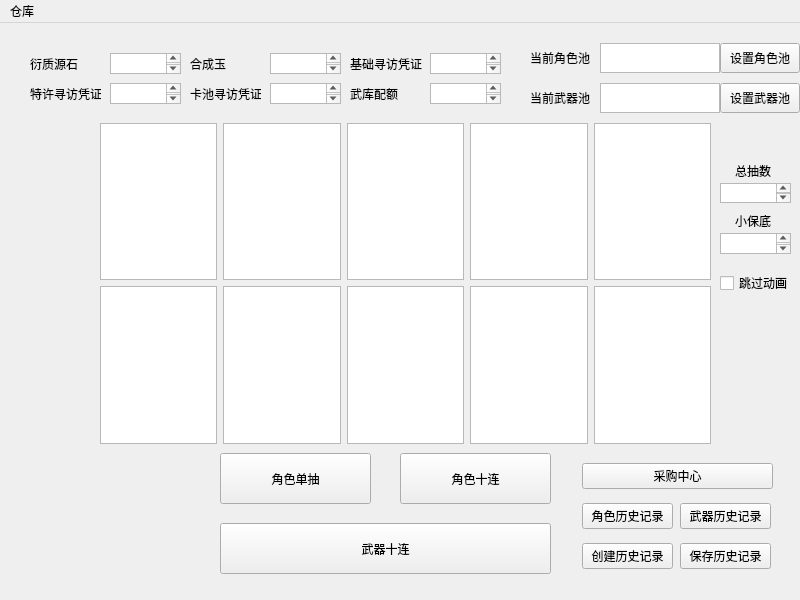
<?xml version="1.0" encoding="UTF-8"?>
<ui version="4.0">
 <class>MainWindow</class>
 <widget class="QMainWindow" name="MainWindow">
  <property name="geometry">
   <rect>
    <x>0</x>
    <y>0</y>
    <width>800</width>
    <height>600</height>
   </rect>
  </property>
  <property name="minimumSize">
   <size>
    <width>800</width>
    <height>600</height>
   </size>
  </property>
  <property name="maximumSize">
   <size>
    <width>800</width>
    <height>600</height>
   </size>
  </property>
  <property name="windowTitle">
   <string>MainWindow</string>
  </property>
  <widget class="QWidget" name="centralwidget">
   <widget class="QWidget" name="animate_widget" native="true">
    <property name="geometry">
     <rect>
      <x>0</x>
      <y>0</y>
      <width>800</width>
      <height>600</height>
     </rect>
    </property>
    <property name="minimumSize">
     <size>
      <width>800</width>
      <height>600</height>
     </size>
    </property>
    <property name="maximumSize">
     <size>
      <width>800</width>
      <height>600</height>
     </size>
    </property>
    <widget class="QStackedWidget" name="stackedWidget">
     <property name="geometry">
      <rect>
       <x>0</x>
       <y>0</y>
       <width>800</width>
       <height>600</height>
      </rect>
     </property>
     <property name="minimumSize">
      <size>
       <width>800</width>
       <height>600</height>
      </size>
     </property>
     <property name="maximumSize">
      <size>
       <width>800</width>
       <height>600</height>
      </size>
     </property>
    </widget>
   </widget>
   <widget class="QWidget" name="main_widget" native="true">
    <property name="geometry">
     <rect>
      <x>0</x>
      <y>0</y>
      <width>800</width>
      <height>600</height>
     </rect>
    </property>
    <property name="minimumSize">
     <size>
      <width>800</width>
      <height>600</height>
     </size>
    </property>
    <property name="maximumSize">
     <size>
      <width>800</width>
      <height>600</height>
     </size>
    </property>
    <widget class="QLabel" name="label_3">
     <property name="geometry">
      <rect>
       <x>735</x>
       <y>140</y>
       <width>41</width>
       <height>16</height>
      </rect>
     </property>
     <property name="text">
      <string>总抽数</string>
     </property>
    </widget>
    <widget class="QPushButton" name="create_log">
     <property name="geometry">
      <rect>
       <x>582</x>
       <y>520</y>
       <width>91</width>
       <height>26</height>
      </rect>
     </property>
     <property name="text">
      <string>创建历史记录</string>
     </property>
    </widget>
    <widget class="QLabel" name="origeometry_label">
     <property name="geometry">
      <rect>
       <x>30</x>
       <y>33</y>
       <width>61</width>
       <height>16</height>
      </rect>
     </property>
     <property name="text">
      <string>衍质源石</string>
     </property>
    </widget>
    <widget class="QLabel" name="chartered_permit_label">
     <property name="geometry">
      <rect>
       <x>30</x>
       <y>63</y>
       <width>71</width>
       <height>16</height>
      </rect>
     </property>
     <property name="text">
      <string>特许寻访凭证</string>
     </property>
    </widget>
    <widget class="QPushButton" name="character_pull_one">
     <property name="geometry">
      <rect>
       <x>220</x>
       <y>430</y>
       <width>151</width>
       <height>51</height>
      </rect>
     </property>
     <property name="text">
      <string>角色单抽</string>
     </property>
    </widget>
    <widget class="QLabel" name="label_2">
     <property name="geometry">
      <rect>
       <x>530</x>
       <y>60</y>
       <width>60</width>
       <height>30</height>
      </rect>
     </property>
     <property name="text">
      <string>当前武器池</string>
     </property>
    </widget>
    <widget class="QTextBrowser" name="present_character_pool">
     <property name="geometry">
      <rect>
       <x>600</x>
       <y>20</y>
       <width>120</width>
       <height>30</height>
      </rect>
     </property>
    </widget>
    <widget class="QLabel" name="arsenal_ticket_label">
     <property name="geometry">
      <rect>
       <x>350</x>
       <y>63</y>
       <width>54</width>
       <height>16</height>
      </rect>
     </property>
     <property name="text">
      <string>武库配额</string>
     </property>
    </widget>
    <widget class="QTextBrowser" name="arsenal_ticket">
     <property name="geometry">
      <rect>
       <x>430</x>
       <y>60</y>
       <width>71</width>
       <height>21</height>
      </rect>
     </property>
    </widget>
    <widget class="QTextBrowser" name="chartered_permit">
     <property name="geometry">
      <rect>
       <x>110</x>
       <y>60</y>
       <width>71</width>
       <height>21</height>
      </rect>
     </property>
    </widget>
    <widget class="QPushButton" name="enter_acquisition_center">
     <property name="geometry">
      <rect>
       <x>582</x>
       <y>440</y>
       <width>191</width>
       <height>26</height>
      </rect>
     </property>
     <property name="text">
      <string>采购中心</string>
     </property>
    </widget>
    <widget class="QPushButton" name="check_character_log">
     <property name="geometry">
      <rect>
       <x>582</x>
       <y>480</y>
       <width>91</width>
       <height>26</height>
      </rect>
     </property>
     <property name="text">
      <string>角色历史记录</string>
     </property>
    </widget>
    <widget class="QPushButton" name="arsenal_pull_ten">
     <property name="geometry">
      <rect>
       <x>220</x>
       <y>500</y>
       <width>331</width>
       <height>51</height>
      </rect>
     </property>
     <property name="text">
      <string>武器十连</string>
     </property>
    </widget>
    <widget class="QTextBrowser" name="six_star_guarantee_count">
     <property name="geometry">
      <rect>
       <x>720</x>
       <y>210</y>
       <width>71</width>
       <height>21</height>
      </rect>
     </property>
    </widget>
    <widget class="QTextBrowser" name="basic_permit">
     <property name="geometry">
      <rect>
       <x>430</x>
       <y>30</y>
       <width>71</width>
       <height>21</height>
      </rect>
     </property>
    </widget>
    <widget class="QPushButton" name="check_arsenal_log">
     <property name="geometry">
      <rect>
       <x>680</x>
       <y>480</y>
       <width>91</width>
       <height>26</height>
      </rect>
     </property>
     <property name="text">
      <string>武器历史记录</string>
     </property>
    </widget>
    <widget class="QPushButton" name="set_arsenal_pool">
     <property name="geometry">
      <rect>
       <x>720</x>
       <y>60</y>
       <width>80</width>
       <height>30</height>
      </rect>
     </property>
     <property name="text">
      <string>设置武器池</string>
     </property>
    </widget>
    <widget class="QTextBrowser" name="origeometry">
     <property name="geometry">
      <rect>
       <x>110</x>
       <y>30</y>
       <width>71</width>
       <height>21</height>
      </rect>
     </property>
    </widget>
    <widget class="QLabel" name="oroberyl_label">
     <property name="geometry">
      <rect>
       <x>190</x>
       <y>33</y>
       <width>41</width>
       <height>16</height>
      </rect>
     </property>
     <property name="text">
      <string>合成玉</string>
     </property>
    </widget>
    <widget class="QPushButton" name="character_pull_ten">
     <property name="geometry">
      <rect>
       <x>400</x>
       <y>430</y>
       <width>151</width>
       <height>51</height>
      </rect>
     </property>
     <property name="text">
      <string>角色十连</string>
     </property>
    </widget>
    <widget class="QLabel" name="spectral_permit_label">
     <property name="geometry">
      <rect>
       <x>190</x>
       <y>63</y>
       <width>71</width>
       <height>16</height>
      </rect>
     </property>
     <property name="text">
      <string>卡池寻访凭证</string>
     </property>
    </widget>
    <widget class="QTextBrowser" name="present_arsenal_pool">
     <property name="geometry">
      <rect>
       <x>600</x>
       <y>60</y>
       <width>120</width>
       <height>30</height>
      </rect>
     </property>
    </widget>
    <widget class="QTextBrowser" name="spectral_permit">
     <property name="geometry">
      <rect>
       <x>270</x>
       <y>60</y>
       <width>71</width>
       <height>21</height>
      </rect>
     </property>
    </widget>
    <widget class="QWidget" name="gridLayoutWidget">
     <property name="geometry">
      <rect>
       <x>100</x>
       <y>100</y>
       <width>611</width>
       <height>321</height>
      </rect>
     </property>
     <layout class="QGridLayout" name="gridLayout">
      <item row="0" column="3">
       <widget class="QGraphicsView" name="graphicsView_4"/>
      </item>
      <item row="1" column="0">
       <widget class="QGraphicsView" name="graphicsView_6"/>
      </item>
      <item row="0" column="4">
       <widget class="QGraphicsView" name="graphicsView_5"/>
      </item>
      <item row="1" column="2">
       <widget class="QGraphicsView" name="graphicsView_8"/>
      </item>
      <item row="0" column="2">
       <widget class="QGraphicsView" name="graphicsView_3"/>
      </item>
      <item row="0" column="1">
       <widget class="QGraphicsView" name="graphicsView_2"/>
      </item>
      <item row="1" column="3">
       <widget class="QGraphicsView" name="graphicsView_9"/>
      </item>
      <item row="1" column="1">
       <widget class="QGraphicsView" name="graphicsView_7"/>
      </item>
      <item row="0" column="0">
       <widget class="QGraphicsView" name="graphicsView_1"/>
      </item>
      <item row="1" column="4">
       <widget class="QGraphicsView" name="graphicsView_10"/>
      </item>
     </layout>
    </widget>
    <widget class="QPushButton" name="set_character_pool">
     <property name="geometry">
      <rect>
       <x>720</x>
       <y>20</y>
       <width>80</width>
       <height>30</height>
      </rect>
     </property>
     <property name="text">
      <string>设置角色池</string>
     </property>
    </widget>
    <widget class="QLabel" name="basic_permit_label">
     <property name="geometry">
      <rect>
       <x>350</x>
       <y>33</y>
       <width>81</width>
       <height>16</height>
      </rect>
     </property>
     <property name="text">
      <string>基础寻访凭证</string>
     </property>
    </widget>
    <widget class="QTextBrowser" name="total_count">
     <property name="geometry">
      <rect>
       <x>720</x>
       <y>160</y>
       <width>71</width>
       <height>20</height>
      </rect>
     </property>
    </widget>
    <widget class="QCheckBox" name="checkBox">
     <property name="geometry">
      <rect>
       <x>720</x>
       <y>250</y>
       <width>81</width>
       <height>20</height>
      </rect>
     </property>
     <property name="text">
      <string>跳过动画</string>
     </property>
    </widget>
    <widget class="QTextBrowser" name="oroberyl">
     <property name="geometry">
      <rect>
       <x>270</x>
       <y>30</y>
       <width>71</width>
       <height>21</height>
      </rect>
     </property>
    </widget>
    <widget class="QLabel" name="label_4">
     <property name="geometry">
      <rect>
       <x>735</x>
       <y>190</y>
       <width>54</width>
       <height>16</height>
      </rect>
     </property>
     <property name="text">
      <string>小保底</string>
     </property>
    </widget>
    <widget class="QPushButton" name="save_log">
     <property name="geometry">
      <rect>
       <x>680</x>
       <y>520</y>
       <width>91</width>
       <height>26</height>
      </rect>
     </property>
     <property name="text">
      <string>保存历史记录</string>
     </property>
    </widget>
    <widget class="QLabel" name="label">
     <property name="geometry">
      <rect>
       <x>530</x>
       <y>20</y>
       <width>60</width>
       <height>30</height>
      </rect>
     </property>
     <property name="text">
      <string>当前角色池</string>
     </property>
    </widget>
   </widget>
  </widget>
  <widget class="QMenuBar" name="menuBar">
   <property name="geometry">
    <rect>
     <x>0</x>
     <y>0</y>
     <width>800</width>
     <height>33</height>
    </rect>
   </property>
   <widget class="QMenu" name="menu">
    <property name="title">
     <string>仓库</string>
    </property>
    <widget class="QMenu" name="menu_2">
     <property name="title">
      <string>角色</string>
     </property>
     <addaction name="actioncheck_gained_character"/>
     <addaction name="actionquick_check_character_potential_phase"/>
    </widget>
    <widget class="QMenu" name="menu_3">
     <property name="title">
      <string>武器</string>
     </property>
     <addaction name="actioncheck_gained_arsenal"/>
     <addaction name="actionquick_check_arsenal_potential_phase"/>
    </widget>
    <addaction name="menu_2"/>
    <addaction name="menu_3"/>
    <addaction name="actioncheck_special_stock"/>
    <addaction name="actiontoken_aic_quota_exchange"/>
   </widget>
   <addaction name="menu"/>
  </widget>
  <action name="actioncheck_gained_character">
   <property name="text">
    <string>查看拥有的角色</string>
   </property>
  </action>
  <action name="actionquick_check_character_potential_phase">
   <property name="text">
    <string>一键提升潜能</string>
   </property>
  </action>
  <action name="actioncheck_gained_arsenal">
   <property name="text">
    <string>查看拥有的武器</string>
   </property>
  </action>
  <action name="actionquick_check_arsenal_potential_phase">
   <property name="text">
    <string>一键提升潜能</string>
   </property>
  </action>
  <action name="actiontoken_aic_quota_exchange">
   <property name="text">
    <string>信物兑换集成配额</string>
   </property>
  </action>
  <action name="actioncheck_special_stock">
   <property name="text">
    <string>查看其他物资</string>
   </property>
  </action>
  <action name="actionvolume">
   <property name="text">
    <string>volume</string>
   </property>
  </action>
  <action name="actionanimate">
   <property name="text">
    <string>animate</string>
   </property>
  </action>
 </widget>
 <resources/>
 <connections/>
</ui>
